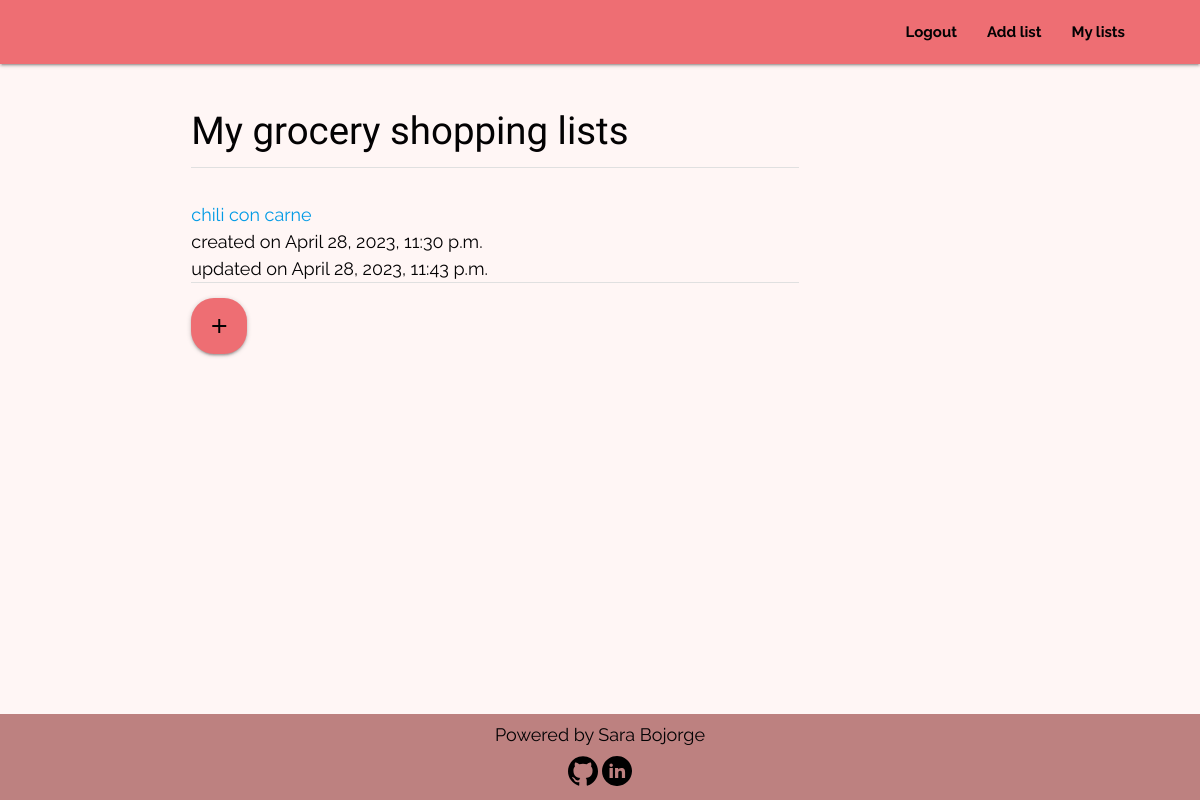
Screenshot of /grocery_list/index/ (signed in) with the database file from the repository.
### grocery_list/models.py (models this page shows, shortened)
class Grocery(models.Model):
    name = models.CharField(max_length=500, default='My grocery list')
    user = models.ForeignKey(User, on_delete=models.CASCADE,
                             related_name='grocery_owner')
    created_on = models.DateTimeField(auto_now_add=True)
    updated_on = models.DateTimeField(auto_now=True)
    item = RichTextField(max_length=10000, null=False, blank=False)
    class Meta:
        ordering = ['-created_on']

### grocery_list/views.py (the view)
# urls.py: path('index/', Index.as_view(), name='index'),
class Index(LoginRequiredMixin, ListView):
    model = Grocery
    template_name = 'grocery_list/index.html'
    context_object_name = 'grocerys'
    def get_queryset(self, **kwargs):
        grocerys = self.model.objects.filter(user=self.request.user)
        return grocerys

### grocery_list/templates/grocery_list/index.html (shortened to what this page needs)
{% extends 'base.html' %}
{% block content %}
<div class="container row">
    <div class="col s12 m8 l9">
        <h1>My grocery shopping lists</h1>
            {% for grocery in grocerys %}
            <div class="divider"></div>
            <div class="section">
                <ul>
                    <a href="{% url 'display_item' grocery.id %}" aria-label="Click to display the items within this list">
                        <li>{{ grocery.name }}</li>
                    </a>
                    <li>created on {{ grocery.created_on }}</li>
                    <li>updated on {{ grocery.updated_on }}</li>
                    {% empty %}
                    <p>You don't have any list</p>
                </ul>
                {% endfor %}
                <div class="divider"></div>
                <div class="section">
                <a href="{% url 'add_list' %}" class="btn-floating btn-large waves-effect"><i
                    class="material-icons">add</i></a>
            </div>
        </div>
    </div>
    {% endblock  %}

### static/css/style.css (style rules this page uses)
* { box-sizing: border-box; }
html { height: 100%; }
body { font-family: 'Raleway', sans-serif; color: #030203; font-size: 1.2rem; height: 100%; display: flex; flex-direction: column; background-color: #fff6f5; }
h1,h2,h3,h4,h5,h6 { font-family: 'Homemade Apple', cursive; color: #030203; padding: 1rem 0; margin: auto; }
h1 { font-size: 2.56rem; }
.nav-wrapper, nav ul a, i.material-icons, .waves-effect { color: #030203; }
.waves-effect { background-color: #8c9f38; border-radius: 23px; font-family: 'Raleway', sans-serif; font-weight: bold; }
.row { margin-top: 1rem; margin-bottom: 0; }
.btn-floating { background-color: #ee6e73; }

### rows the page displays
Grocery: name "chili con carne", created_on "April 28, 2023, 11:30 p.m.", updated_on "April 28, 2023, 11:43 p.m."
